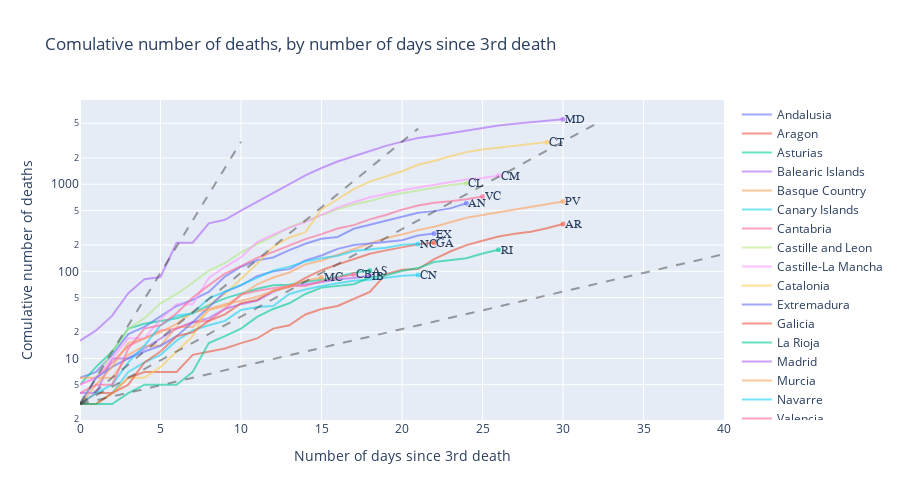

Here is the notebook cell this chart was saved with:
### Code cell
###########################################################################
#### Deaths

data = dfs_norm_3death
lines = Lines_ds
title = 'Comulative number of deaths, by number of days since 3rd death'
x_title = 'Number of days since 3rd death'
y_title = 'Comulative number of deaths'
yaxis_scale_value = 'log'

fig = go.Figure()

plot_data = []
annotations = []
for i, column in enumerate(data.columns):
    plot_data.append(
        go.Scatter(x=list(data.index.values),
                   y=data[column],
                   hovertemplate = '%{y:.0f}',
                   mode='lines',
                   line = {'color': coloursp[i]},
                   opacity=0.6,
                   name=column) )

    plot_data.append(
        go.Scatter(x = [data[column].dropna().index[-1]],
                   y = [list(data[column].dropna())[-1]],
                   mode='markers',
                   marker = {'color': coloursp[i],
                             'size' : 5},
                   showlegend=False,
                   opacity=0.6,
                   hoverinfo='skip',) )

    annotations.append(dict(xref='x',yref='y',
                            x=data[column].dropna().index[-1],
                            y=list(data[column].dropna())[-1],
                            xanchor='left', yanchor='middle',
                            text=df_loc.set_index('region_name').region.loc[column],
                            font={'family':'Arial','size':12},
                            showarrow=False))
for column in lines.columns:
    plot_data.append(
        go.Scatter(x=list(lines.index.values),
                   y=lines[column],
                   hovertemplate = 'Doubles',
                   mode='lines',
                   opacity=0.5,
                   line={'color': color_balck,
                         'dash':'dash'},
                   name=column) )
    
for i in range(0,plot_data.__len__()):
    fig.add_trace(plot_data[i])
    
if yaxis_scale_value == 'log':
    for i in annotations:
        i['y'] = np.log10(i['y'])
elif yaxis_scale_value == 'linear':
    annotations = annotations

fig.update_layout(  title = title,
                    width = 900,
                    height = 500,
                    xaxis={'title': x_title,},
                    yaxis={'title': y_title,
                           'type': 'log' if yaxis_scale_value == 'log' else 'linear'},
                    hovermode='x',
                    annotations = annotations
                 )
    
fig.show()

### Figure 1 — Plotly figure (JSON) as saved in the notebook; plotly's stock layout.template omitted (floating-point values rounded to 4 significant figures)
{"data": [{"hovertemplate": "%{y:.0f}", "line": {"color": "#636EFA"}, "mode": "lines", "name": "Andalusia", "opacity": 0.6, "type": "scatter", "x": [0, 1, 2, 3, 4, 5, 6, 7, 8, 9, 10, 11, 12, 13, 14, 15, 16, 17, 18, 19, 20, 21, 22, 23, 24, 25, 26, 27, 28, 29, 30], "y": [6, 7, 11, 19, 23, 30, 40, 47, 58, 87, 113, 134, 144, 175, 207, 236, 248, 308, 343, 376, 426, 470, 491, 528, 605, null, null, null, null, null, null]}, {"hoverinfo": "skip", "marker": {"color": "#636EFA", "size": 5}, "mode": "markers", "opacity": 0.6, "showlegend": false, "type": "scatter", "x": [24], "y": [605]}, {"hovertemplate": "%{y:.0f}", "line": {"color": "#EF553B"}, "mode": "lines", "name": "Aragon", "opacity": 0.6, "type": "scatter", "x": [0, 1, 2, 3, 4, 5, 6, 7, 8, 9, 10, 11, 12, 13, 14, 15, 16, 17, 18, 19, 20, 21, 22, 23, 24, 25, 26, 27, 28, 29, 30], "y": [3, 4, 4, 6, 7, 7, 7, 11, 12, 13, 15, 17, 22, 24, 32, 37, 40, 48, 58, 93, 104, 106, 138, 169, 200, 224, 251, 270, 284, 312, 349]}, {"hoverinfo": "skip", "marker": {"color": "#EF553B", "size": 5}, "mode": "markers", "opacity": 0.6, "showlegend": false, "type": "scatter", "x": [30], "y": [349]}, {"hovertemplate": "%{y:.0f}", "line": {"color": "#00CC96"}, "mode": "lines", "name": "Asturias", "opacity": 0.6, "type": "scatter", "x": [0, 1, 2, 3, 4, 5, 6, 7, 8, 9, 10, 11, 12, 13, 14, 15, 16, 17, 18, 19, 20, 21, 22, 23, 24, 25, 26, 27, 28, 29, 30], "y": [5, 8, 12, 22, 25, 27, 29, 33, 41, 49, 55, 63, 69, 70, 76, 80, 86, 96, 102, null, null, null, null, null, null, null, null, null, null, null, null]}, {"hoverinfo": "skip", "marker": {"color": "#00CC96", "size": 5}, "mode": "markers", "opacity": 0.6, "showlegend": false, "type": "scatter", "x": [18], "y": [102]}, {"hovertemplate": "%{y:.0f}", "line": {"color": "#AB63FA"}, "mode": "lines", "name": "Balearic Islands", "opacity": 0.6, "type": "scatter", "x": [0, 1, 2, 3, 4, 5, 6, 7, 8, 9, 10, 11, 12, 13, 14, 15, 16, 17, 18, 19, 20, 21, 22, 23, 24, 25, 26, 27, 28, 29, 30], "y": [4, 4, 10, 10, 13, 17, 22, 26, 29, 37, 42, 46, 58, 69, 71, 75, 81, 84, 89, null, null, null, null, null, null, null, null, null, null, null, null]}, {"hoverinfo": "skip", "marker": {"color": "#AB63FA", "size": 5}, "mode": "markers", "opacity": 0.6, "showlegend": false, "type": "scatter", "x": [18], "y": [89]}, {"hovertemplate": "%{y:.0f}", "line": {"color": "#FFA15A"}, "mode": "lines", "name": "Basque Country", "opacity": 0.6, "type": "scatter", "x": [0, 1, 2, 3, 4, 5, 6, 7, 8, 9, 10, 11, 12, 13, 14, 15, 16, 17, 18, 19, 20, 21, 22, 23, 24, 25, 26, 27, 28, 29, 30], "y": [6, 6, 6, 11, 14, 14, 23, 23, 36, 40, 53, 71, 85, 97, 120, 133, 155, 180, 207, 241, 265, 297, 325, 369, 412, 444, 477, 515, 548, 586, 635]}, {"hoverinfo": "skip", "marker": {"color": "#FFA15A", "size": 5}, "mode": "markers", "opacity": 0.6, "showlegend": false, "type": "scatter", "x": [30], "y": [635]}, {"hovertemplate": "%{y:.0f}", "line": {"color": "#19D3F3"}, "mode": "lines", "name": "Canary Islands", "opacity": 0.6, "type": "scatter", "x": [0, 1, 2, 3, 4, 5, 6, 7, 8, 9, 10, 11, 12, 13, 14, 15, 16, 17, 18, 19, 20, 21, 22, 23, 24, 25, 26, 27, 28, 29, 30], "y": [3, 3, 4, 7, 9, 11, 16, 21, 24, 27, 36, 39, 40, 55, 62, 68, 73, 78, 80, 85, 89, 91, null, null, null, null, null, null, null, null, null]}, {"hoverinfo": "skip", "marker": {"color": "#19D3F3", "size": 5}, "mode": "markers", "opacity": 0.6, "showlegend": false, "type": "scatter", "x": [21], "y": [91]}, {"hovertemplate": "%{y:.0f}", "line": {"color": "#FF6692"}, "mode": "lines", "name": "Cantabria", "opacity": 0.6, "type": "scatter", "x": [0, 1, 2, 3, 4, 5, 6, 7, 8, 9, 10, 11, 12, 13, 14, 15, 16, 17, 18, 19, 20, 21, 22, 23, 24, 25, 26, 27, 28, 29, 30], "y": [5, 6, 9, 14, 17, 21, 22, 26, 27, 37, 54, 60, 64, 68, 68, 77, 85, 92, null, null, null, null, null, null, null, null, null, null, null, null, null]}, {"hoverinfo": "skip", "marker": {"color": "#FF6692", "size": 5}, "mode": "markers", "opacity": 0.6, "showlegend": false, "type": "scatter", "x": [17], "y": [92]}, {"hovertemplate": "%{y:.0f}", "line": {"color": "#B6E880"}, "mode": "lines", "name": "Castille and Leon", "opacity": 0.6, "type": "scatter", "x": [0, 1, 2, 3, 4, 5, 6, 7, 8, 9, 10, 11, 12, 13, 14, 15, 16, 17, 18, 19, 20, 21, 22, 23, 24, 25, 26, 27, 28, 29, 30], "y": [3, 6, 12, 22, 29, 43, 55, 74, 102, 124, 165, 206, 252, 321, 380, 442, 516, 585, 641, 723, 786, 847, 919, 982, 1028, null, null, null, null, null, null]}, {"hoverinfo": "skip", "marker": {"color": "#B6E880", "size": 5}, "mode": "markers", "opacity": 0.6, "showlegend": false, "type": "scatter", "x": [24], "y": [1028]}, {"hovertemplate": "%{y:.0f}", "line": {"color": "#FF97FF"}, "mode": "lines", "name": "Castille-La Mancha", "opacity": 0.6, "type": "scatter", "x": [0, 1, 2, 3, 4, 5, 6, 7, 8, 9, 10, 11, 12, 13, 14, 15, 16, 17, 18, 19, 20, 21, 22, 23, 24, 25, 26, 27, 28, 29, 30], "y": [5, 6, 10, 17, 17, 28, 42, 42, 84, 112, 145, 216, 263, 316, 367, 448, 539, 622, 708, 774, 854, 916, 989, 1055, 1132, 1177, 1255, null, null, null, null]}, {"hoverinfo": "skip", "marker": {"color": "#FF97FF", "size": 5}, "mode": "markers", "opacity": 0.6, "showlegend": false, "type": "scatter", "x": [26], "y": [1255]}, {"hovertemplate": "%{y:.0f}", "line": {"color": "#FECB52"}, "mode": "lines", "name": "Catalonia", "opacity": 0.6, "type": "scatter", "x": [0, 1, 2, 3, 4, 5, 6, 7, 8, 9, 10, 11, 12, 13, 14, 15, 16, 17, 18, 19, 20, 21, 22, 23, 24, 25, 26, 27, 28, 29, 30], "y": [3, 3, 4, 6, 6, 8, 12, 18, 41, 55, 82, 122, 191, 245, 282, 516, 672, 880, 1070, 1226, 1410, 1672, 1849, 2093, 2335, 2508, 2637, 2760, 2908, 3041, null]}, {"hoverinfo": "skip", "marker": {"color": "#FECB52", "size": 5}, "mode": "markers", "opacity": 0.6, "showlegend": false, "type": "scatter", "x": [29], "y": [3041]}, {"hovertemplate": "%{y:.0f}", "line": {"color": "#636EFA"}, "mode": "lines", "name": "Extremadura", "opacity": 0.6, "type": "scatter", "x": [0, 1, 2, 3, 4, 5, 6, 7, 8, 9, 10, 11, 12, 13, 14, 15, 16, 17, 18, 19, 20, 21, 22, 23, 24, 25, 26, 27, 28, 29, 30], "y": [3, 6, 8, 10, 12, 14, 18, 26, 39, 58, 69, 88, 100, 106, 133, 152, 181, 200, 208, 218, 228, 258, 271, null, null, null, null, null, null, null, null]}, {"hoverinfo": "skip", "marker": {"color": "#636EFA", "size": 5}, "mode": "markers", "opacity": 0.6, "showlegend": false, "type": "scatter", "x": [22], "y": [271]}, {"hovertemplate": "%{y:.0f}", "line": {"color": "#EF553B"}, "mode": "lines", "name": "Galicia", "opacity": 0.6, "type": "scatter", "x": [0, 1, 2, 3, 4, 5, 6, 7, 8, 9, 10, 11, 12, 13, 14, 15, 16, 17, 18, 19, 20, 21, 22, 23, 24, 25, 26, 27, 28, 29, 30], "y": [3, 3, 4, 5, 9, 12, 18, 20, 27, 32, 43, 47, 60, 66, 84, 103, 120, 138, 159, 174, 190, 204, 213, null, null, null, null, null, null, null, null]}, {"hoverinfo": "skip", "marker": {"color": "#EF553B", "size": 5}, "mode": "markers", "opacity": 0.6, "showlegend": false, "type": "scatter", "x": [22], "y": [213]}, {"hovertemplate": "%{y:.0f}", "line": {"color": "#00CC96"}, "mode": "lines", "name": "La Rioja", "opacity": 0.6, "type": "scatter", "x": [0, 1, 2, 3, 4, 5, 6, 7, 8, 9, 10, 11, 12, 13, 14, 15, 16, 17, 18, 19, 20, 21, 22, 23, 24, 25, 26, 27, 28, 29, 30], "y": [3, 3, 3, 4, 5, 5, 5, 7, 15, 18, 22, 30, 37, 43, 55, 65, 68, 71, 85, 90, 101, 109, 128, 134, 141, 160, 177, null, null, null, null]}, {"hoverinfo": "skip", "marker": {"color": "#00CC96", "size": 5}, "mode": "markers", "opacity": 0.6, "showlegend": false, "type": "scatter", "x": [26], "y": [177]}, {"hovertemplate": "%{y:.0f}", "line": {"color": "#AB63FA"}, "mode": "lines", "name": "Madrid", "opacity": 0.6, "type": "scatter", "x": [0, 1, 2, 3, 4, 5, 6, 7, 8, 9, 10, 11, 12, 13, 14, 15, 16, 17, 18, 19, 20, 21, 22, 23, 24, 25, 26, 27, 28, 29, 30], "y": [16, 21, 31, 56, 81, 86, 213, 213, 355, 390, 498, 628, 804, 1021, 1263, 1535, 1825, 2090, 2412, 2757, 3082, 3392, 3603, 3865, 4175, 4483, 4723, 4941, 5136, 5371, 5586]}, {"hoverinfo": "skip", "marker": {"color": "#AB63FA", "size": 5}, "mode": "markers", "opacity": 0.6, "showlegend": false, "type": "scatter", "x": [30], "y": [5586]}, {"hovertemplate": "%{y:.0f}", "line": {"color": "#FFA15A"}, "mode": "lines", "name": "Murcia", "opacity": 0.6, "type": "scatter", "x": [0, 1, 2, 3, 4, 5, 6, 7, 8, 9, 10, 11, 12, 13, 14, 15, 16, 17, 18, 19, 20, 21, 22, 23, 24, 25, 26, 27, 28, 29, 30], "y": [3, 5, 8, 15, 17, 20, 25, 34, 37, 42, 46, 51, 59, 68, 78, 85, null, null, null, null, null, null, null, null, null, null, null, null, null, null, null]}, {"hoverinfo": "skip", "marker": {"color": "#FFA15A", "size": 5}, "mode": "markers", "opacity": 0.6, "showlegend": false, "type": "scatter", "x": [15], "y": [85]}, {"hovertemplate": "%{y:.0f}", "line": {"color": "#19D3F3"}, "mode": "lines", "name": "Navarre", "opacity": 0.6, "type": "scatter", "x": [0, 1, 2, 3, 4, 5, 6, 7, 8, 9, 10, 11, 12, 13, 14, 15, 16, 17, 18, 19, 20, 21, 22, 23, 24, 25, 26, 27, 28, 29, 30], "y": [3, 4, 5, 9, 14, 24, 31, 33, 49, 58, 70, 84, 102, 113, 130, 141, 151, 171, 178, 187, 202, 206, null, null, null, null, null, null, null, null, null]}, {"hoverinfo": "skip", "marker": {"color": "#19D3F3", "size": 5}, "mode": "markers", "opacity": 0.6, "showlegend": false, "type": "scatter", "x": [21], "y": [206]}, {"hovertemplate": "%{y:.0f}", "line": {"color": "#FF6692"}, "mode": "lines", "name": "Valencia", "opacity": 0.6, "type": "scatter", "x": [0, 1, 2, 3, 4, 5, 6, 7, 8, 9, 10, 11, 12, 13, 14, 15, 16, 17, 18, 19, 20, 21, 22, 23, 24, 25, 26, 27, 28, 29, 30], "y": [4, 5, 5, 13, 22, 24, 33, 50, 69, 94, 115, 143, 167, 198, 234, 267, 310, 339, 395, 443, 511, 571, 613, 637, 672, 724, null, null, null, null, null]}, {"hoverinfo": "skip", "marker": {"color": "#FF6692", "size": 5}, "mode": "markers", "opacity": 0.6, "showlegend": false, "type": "scatter", "x": [25], "y": [724]}, {"hovertemplate": "Doubles", "line": {"color": "rgb(67,67,67)", "dash": "dash"}, "mode": "lines", "name": "every 1 day", "opacity": 0.5, "type": "scatter", "x": [0, 1, 2, 3, 4, 5, 6, 7, 8, 9, 10, 11, 12, 13, 14, 15, 16, 17, 18, 19, 20, 21, 22, 23, 24, 25, 26, 27, 28, 29, 30, 31, 32, 33, 34, 35, 36, 37, 38, 39, 40], "y": [3, 6, 12, 24, 48, 96, 192, 384, 768, 1536, 3072, null, null, null, null, null, null, null, null, null, null, null, null, null, null, null, null, null, null, null, null, null, null, null, null, null, null, null, null, null, null]}, {"hovertemplate": "Doubles", "line": {"color": "rgb(67,67,67)", "dash": "dash"}, "mode": "lines", "name": "every 2 days", "opacity": 0.5, "type": "scatter", "x": [0, 1, 2, 3, 4, 5, 6, 7, 8, 9, 10, 11, 12, 13, 14, 15, 16, 17, 18, 19, 20, 21, 22, 23, 24, 25, 26, 27, 28, 29, 30, 31, 32, 33, 34, 35, 36, 37, 38, 39, 40], "y": [3, 4.243, 6.0, 8.485, 12.0, 16.97, 24.0, 33.94, 48.0, 67.88, 96.0, 135.8, 192.0, 271.5, 384.0, 543.1, 768.0, 1086.0, 1536.0, 2172.0, 3072.0, 4344.0, null, null, null, null, null, null, null, null, null, null, null, null, null, null, null, null, null, null, null]}, {"hovertemplate": "Doubles", "line": {"color": "rgb(67,67,67)", "dash": "dash"}, "mode": "lines", "name": "every 3 days", "opacity": 0.5, "type": "scatter", "x": [0, 1, 2, 3, 4, 5, 6, 7, 8, 9, 10, 11, 12, 13, 14, 15, 16, 17, 18, 19, 20, 21, 22, 23, 24, 25, 26, 27, 28, 29, 30, 31, 32, 33, 34, 35, 36, 37, 38, 39, 40], "y": [3, 3.78, 4.762, 6, 7.56, 9.524, 12.0, 15.12, 19.05, 24.0, 30.24, 38.1, 48.0, 60.48, 76.2, 96.0, 121.0, 152.4, 192.0, 241.9, 304.8, 384.0, 483.8, 609.6, 768.0, 967.6, 1219.0, 1536.0, 1935.0, 2438.0, 3072.0, 3870.0, 4876.0, null, null, null, null, null, null, null, null]}, {"hovertemplate": "Doubles", "line": {"color": "rgb(67,67,67)", "dash": "dash"}, "mode": "lines", "name": "every week", "opacity": 0.5, "type": "scatter", "x": [0, 1, 2, 3, 4, 5, 6, 7, 8, 9, 10, 11, 12, 13, 14, 15, 16, 17, 18, 19, 20, 21, 22, 23, 24, 25, 26, 27, 28, 29, 30, 31, 32, 33, 34, 35, 36, 37, 38, 39, 40], "y": [3, 3.312, 3.657, 4.038, 4.458, 4.922, 5.434, 6.0, 6.625, 7.314, 8.075, 8.916, 9.844, 10.87, 12.0, 13.25, 14.63, 16.15, 17.83, 19.69, 21.74, 24.0, 26.5, 29.26, 32.3, 35.66, 39.38, 43.47, 48.0, 53.0, 58.51, 64.6, 71.33, 78.75, 86.95, 96.0, 106.0, 117.0, 129.2, 142.7, 157.5]}], "layout": {"annotations": [{"font": {"family": "Arial", "size": 12}, "showarrow": false, "text": "AN", "x": 24, "xanchor": "left", "xref": "x", "y": 2.782, "yanchor": "middle", "yref": "y"}, {"font": {"family": "Arial", "size": 12}, "showarrow": false, "text": "AR", "x": 30, "xanchor": "left", "xref": "x", "y": 2.543, "yanchor": "middle", "yref": "y"}, {"font": {"family": "Arial", "size": 12}, "showarrow": false, "text": "AS", "x": 18, "xanchor": "left", "xref": "x", "y": 2.009, "yanchor": "middle", "yref": "y"}, {"font": {"family": "Arial", "size": 12}, "showarrow": false, "text": "IB", "x": 18, "xanchor": "left", "xref": "x", "y": 1.949, "yanchor": "middle", "yref": "y"}, {"font": {"family": "Arial", "size": 12}, "showarrow": false, "text": "PV", "x": 30, "xanchor": "left", "xref": "x", "y": 2.803, "yanchor": "middle", "yref": "y"}, {"font": {"family": "Arial", "size": 12}, "showarrow": false, "text": "CN", "x": 21, "xanchor": "left", "xref": "x", "y": 1.959, "yanchor": "middle", "yref": "y"}, {"font": {"family": "Arial", "size": 12}, "showarrow": false, "text": "CB", "x": 17, "xanchor": "left", "xref": "x", "y": 1.964, "yanchor": "middle", "yref": "y"}, {"font": {"family": "Arial", "size": 12}, "showarrow": false, "text": "CL", "x": 24, "xanchor": "left", "xref": "x", "y": 3.012, "yanchor": "middle", "yref": "y"}, {"font": {"family": "Arial", "size": 12}, "showarrow": false, "text": "CM", "x": 26, "xanchor": "left", "xref": "x", "y": 3.099, "yanchor": "middle", "yref": "y"}, {"font": {"family": "Arial", "size": 12}, "showarrow": false, "text": "CT", "x": 29, "xanchor": "left", "xref": "x", "y": 3.483, "yanchor": "middle", "yref": "y"}, {"font": {"family": "Arial", "size": 12}, "showarrow": false, "text": "EX", "x": 22, "xanchor": "left", "xref": "x", "y": 2.433, "yanchor": "middle", "yref": "y"}, {"font": {"family": "Arial", "size": 12}, "showarrow": false, "text": "GA", "x": 22, "xanchor": "left", "xref": "x", "y": 2.328, "yanchor": "middle", "yref": "y"}, {"font": {"family": "Arial", "size": 12}, "showarrow": false, "text": "RI", "x": 26, "xanchor": "left", "xref": "x", "y": 2.248, "yanchor": "middle", "yref": "y"}, {"font": {"family": "Arial", "size": 12}, "showarrow": false, "text": "MD", "x": 30, "xanchor": "left", "xref": "x", "y": 3.747, "yanchor": "middle", "yref": "y"}, {"font": {"family": "Arial", "size": 12}, "showarrow": false, "text": "MC", "x": 15, "xanchor": "left", "xref": "x", "y": 1.929, "yanchor": "middle", "yref": "y"}, {"font": {"family": "Arial", "size": 12}, "showarrow": false, "text": "NC", "x": 21, "xanchor": "left", "xref": "x", "y": 2.314, "yanchor": "middle", "yref": "y"}, {"font": {"family": "Arial", "size": 12}, "showarrow": false, "text": "VC", "x": 25, "xanchor": "left", "xref": "x", "y": 2.86, "yanchor": "middle", "yref": "y"}], "height": 500, "hovermode": "x", "title": {"text": "Comulative number of deaths, by number of days since 3rd death"}, "width": 900, "xaxis": {"title": {"text": "Number of days since 3rd death"}}, "yaxis": {"title": {"text": "Comulative number of deaths"}, "type": "log"}}}
